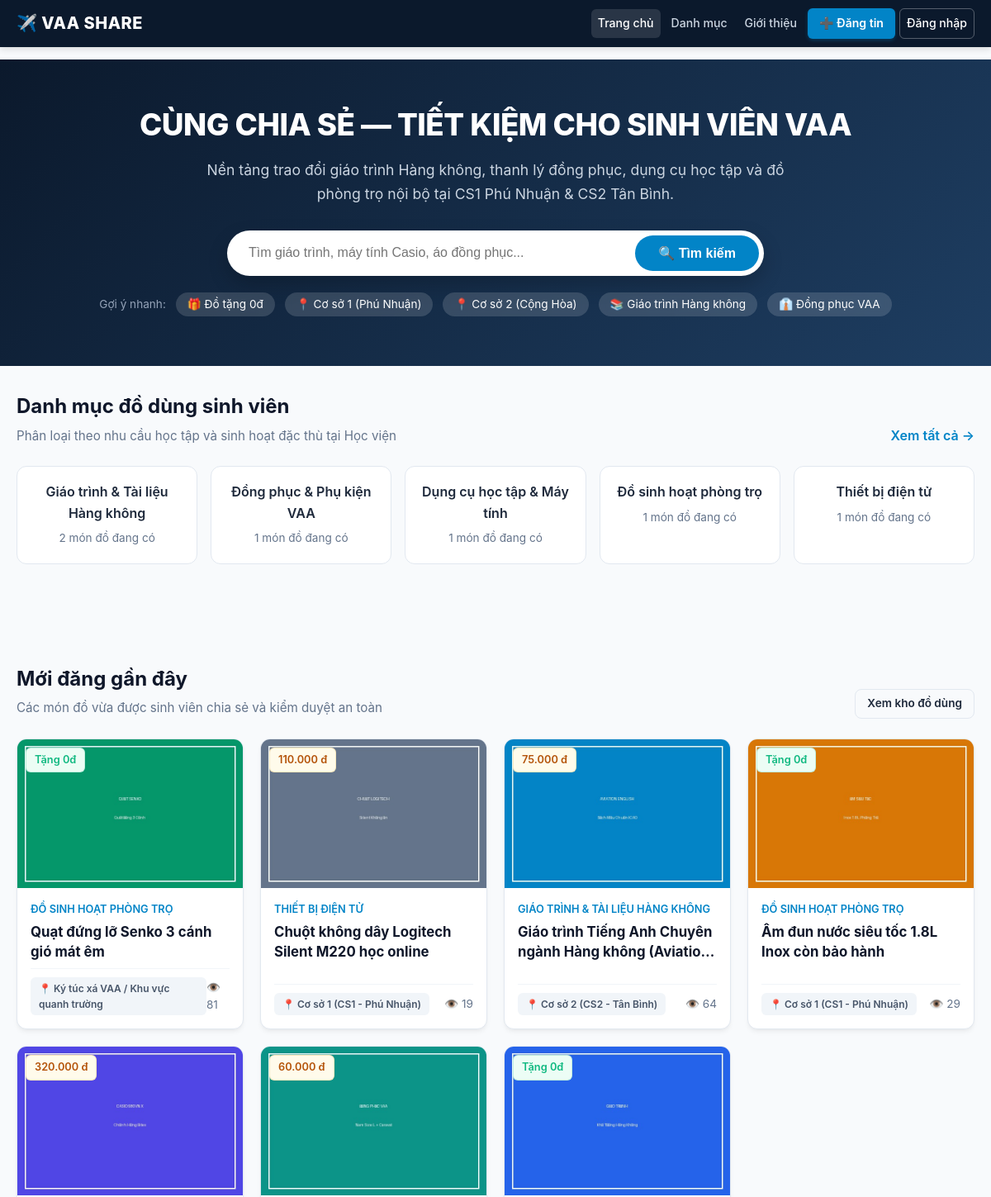
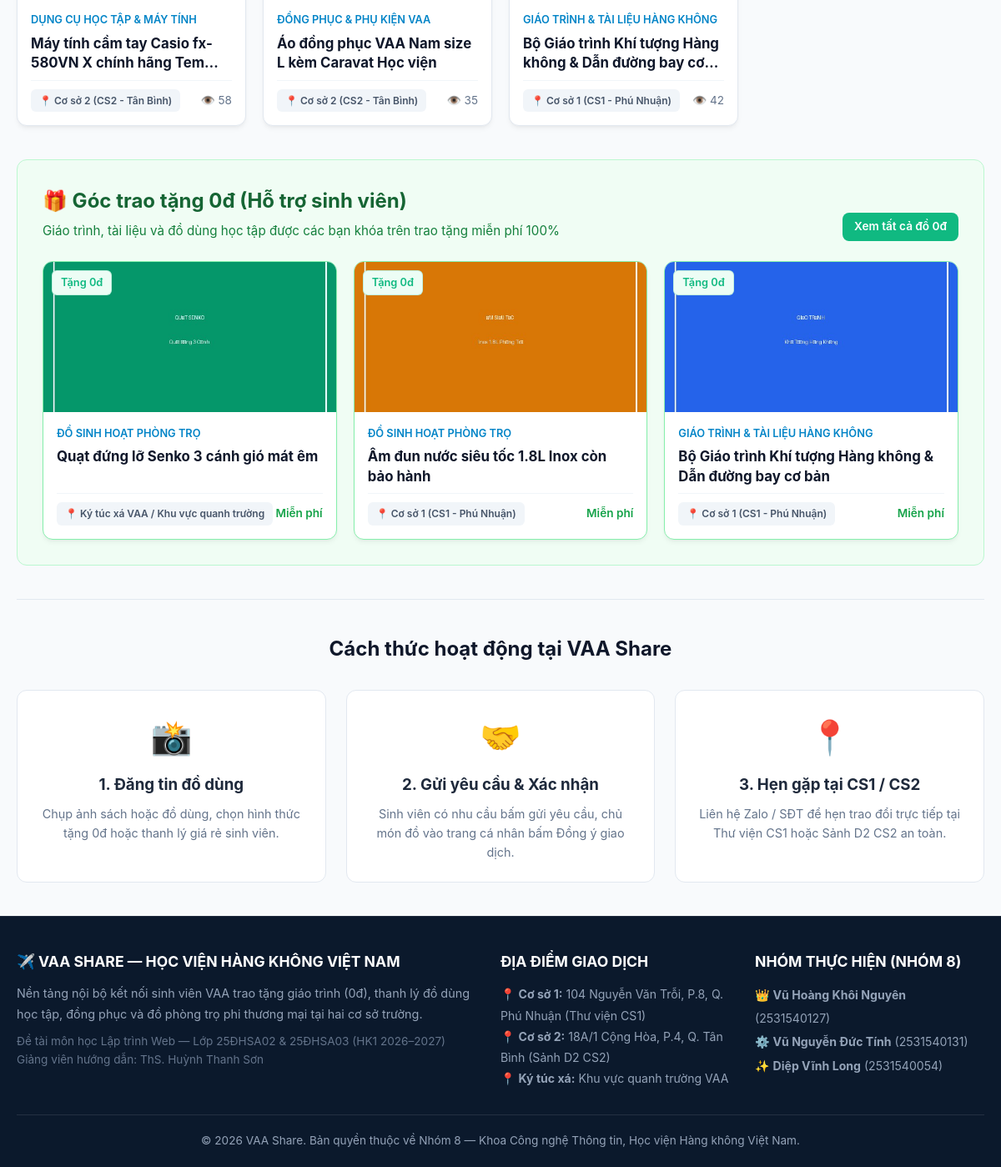
The page / on the database its author committed (2 pictures, top to bottom).
### tables this page shows
CREATE TABLE `danh_muc` (
  `id` INT AUTO_INCREMENT PRIMARY KEY,
  `ten_danh_muc` VARCHAR(100) NOT NULL,
  `mo_ta` VARCHAR(255) DEFAULT NULL,
  `icon` VARCHAR(50) DEFAULT 'book',
  `thu_tu` INT DEFAULT 0
);

CREATE TABLE `do_dung` (
  `id` INT AUTO_INCREMENT PRIMARY KEY,
  `nguoi_dung_id` INT NOT NULL,
  `danh_muc_id` INT NOT NULL,
  `dia_diem_id` INT NOT NULL,
  `tieu_de` VARCHAR(255) NOT NULL,
  `mo_ta` TEXT NOT NULL,
  `hinh_thuc` ENUM('Tang mien phi', 'Thanh ly') DEFAULT 'Tang mien phi',
  `gia` INT DEFAULT 0,
  `tinh_trang` VARCHAR(100) DEFAULT 'Còn rất tốt (trên 90%)',
  `hinh_anh` VARCHAR(255) DEFAULT 'default_item.jpg',
  `trang_thai` ENUM('Cho duyet', 'Da duyet', 'Dang giao dich', 'Hoan thanh', 'Da an') DEFAULT 'Cho duyet',
  `luot_xem` INT DEFAULT 0,
  `ngay_dang` TIMESTAMP DEFAULT CURRENT_TIMESTAMP,
  `ngay_cap_nhat` TIMESTAMP DEFAULT CURRENT_TIMESTAMP ON UPDATE CURRENT_TIMESTAMP,
  CONSTRAINT `fk_dodung_nguoidung` FOREIGN KEY (`nguoi_dung_id`) REFERENCES `nguoi_dung` (`id`) ON DELETE CASCADE,
  CONSTRAINT `fk_dodung_danhmuc` FOREIGN KEY (`danh_muc_id`) REFERENCES `danh_muc` (`id`) ON DELETE RESTRICT,
  CONSTRAINT `fk_dodung_diadiem` FOREIGN KEY (`dia_diem_id`) REFERENCES `dia_diem` (`id`) ON DELETE RESTRICT
);

CREATE TABLE `dia_diem` (
  `id` INT AUTO_INCREMENT PRIMARY KEY,
  `ten_dia_diem` VARCHAR(100) NOT NULL,
  `dia_chi` VARCHAR(255) NOT NULL,
  `ghi_chu` VARCHAR(255) DEFAULT NULL
);

### index.php (the view, shortened to what this page needs)
<?php
require_once __DIR__ . '/includes/header.php';
$categories = get_categories();
$recentItems = get_items([], 8);
$freeItems = get_items(['hinh_thuc' => 'Tang mien phi'], 4);
?>
<section class="hero">
  <div class="container">
    <h1>CÙNG CHIA SẺ — TIẾT KIỆM CHO SINH VIÊN VAA</h1>
    <p>Nền tảng trao đổi giáo trình Hàng không, thanh lý đồng phục, dụng cụ học tập và đồ phòng trọ nội bộ tại CS1 Phú Nhuận & CS2 Tân Bình.</p>
    <form action="<?php echo BASE_URL; ?>/listing.php" method="GET" class="hero-search-box">
      <input type="text" name="tu_khoa" placeholder="Tìm giáo trình, máy tính Casio, áo đồng phục..." required>
      <button type="submit">🔍 Tìm kiếm</button>
    </form>
    <div class="hero-tags">
      <span style="font-size:0.85rem; color:#94a3b8; align-self:center;">Gợi ý nhanh:</span>
      <a href="<?php echo BASE_URL; ?>/listing.php?hinh_thuc=Tang+mien+phi" class="hero-tag">🎁 Đồ tặng 0đ</a>
      <a href="<?php echo BASE_URL; ?>/listing.php?dia_diem_id=1" class="hero-tag">📍 Cơ sở 1 (Phú Nhuận)</a>
      <a href="<?php echo BASE_URL; ?>/listing.php?dia_diem_id=2" class="hero-tag">📍 Cơ sở 2 (Cộng Hòa)</a>
      <a href="<?php echo BASE_URL; ?>/listing.php?danh_muc_id=1" class="hero-tag">📚 Giáo trình Hàng không</a>
      <a href="<?php echo BASE_URL; ?>/listing.php?danh_muc_id=2" class="hero-tag">👔 Đồng phục VAA</a>
    </div>
  </div>
</section>
<div class="container">
  <section class="section" style="padding-top: 30px;">
    <div class="section-header">
      <div>
        <h2 class="section-title">Danh mục đồ dùng sinh viên</h2>
        <p class="section-subtitle">Phân loại theo nhu cầu học tập và sinh hoạt đặc thù tại Học viện</p>
      </div>
      <a href="<?php echo BASE_URL; ?>/listing.php" style="font-weight:600;">Xem tất cả →</a>
    </div>
    <div class="category-grid">
      <?php foreach ($categories as $cat): ?>
        <a href="<?php echo BASE_URL; ?>/listing.php?danh_muc_id=<?php echo $cat['id']; ?>" class="category-card">
          <h3><?php echo e($cat['ten_danh_muc']); ?></h3>
          <span><?php echo (int) $cat['so_luong_tin']; ?> món đồ đang có</span>
        </a>
      <?php endforeach; ?>
    </div>
  </section>
  <section class="section">
    <div class="section-header">
      <div>
        <h2 class="section-title">Mới đăng gần đây</h2>
        <p class="section-subtitle">Các món đồ vừa được sinh viên chia sẻ và kiểm duyệt an toàn</p>
      </div>
      <a href="<?php echo BASE_URL; ?>/listing.php" class="btn btn-outline" style="padding: 6px 14px; font-size:0.85rem;">Xem kho đồ dùng</a>
    </div>
    <div class="item-grid">
      <?php if (empty($recentItems)): ?>
        <p style="grid-column: 1/-1; text-align:center; color:#64748b; padding:40px;">Hiện chưa có món đồ nào được đăng.</p>
      <?php else: ?>
        <?php foreach ($recentItems as $item): ?>
          <div class="item-card">
            <div class="item-card-img-wrap">
              <a href="<?php echo BASE_URL; ?>/detail.php?id=<?php echo $item['id']; ?>">
                <img src="<?php echo BASE_URL; ?>/uploads/<?php echo e($item['hinh_anh']); ?>" alt="<?php echo e($item['tieu_de']); ?>" class="item-card-img">
              </a>
              <div class="item-badge-type">
                <?php echo format_price($item['gia']); ?>
              </div>
            </div>
            <div class="item-card-body">
              <div class="item-card-category"><?php echo e($item['ten_danh_muc']); ?></div>
              <a href="<?php echo BASE_URL; ?>/detail.php?id=<?php echo $item['id']; ?>" class="item-card-title">
                <?php echo e($item['tieu_de']); ?>
              </a>
              <div class="item-card-meta">
                <span class="badge badge-campus">📍 <?php echo e($item['ten_dia_diem']); ?></span>
                <span>👁️ <?php echo (int) $item['luot_xem']; ?></span>
              </div>
            </div>
          </div>
        <?php endforeach; ?>
      <?php endif; ?>
    </div>
  </section>
  <?php if (!empty($freeItems)): ?>
  <section class="section" style="background: #f0fdf4; padding: 30px; border-radius: var(--vaa-radius); border:1px solid #bbf7d0; margin-bottom:40px;">
    <div class="section-header">
      <div>
        <h2 class="section-title" style="color:#166534;">🎁 Góc trao tặng 0đ (Hỗ trợ sinh viên)</h2>
        <p class="section-subtitle" style="color:#15803d;">Giáo trình, tài liệu và đồ dùng học tập được các bạn khóa trên trao tặng miễn phí 100%</p>
      </div>
      <a href="<?php echo BASE_URL; ?>/listing.php?hinh_thuc=Tang+mien+phi" class="btn btn-success" style="padding:6px 14px; font-size:0.85rem;">Xem tất cả đồ 0đ</a>
    </div>
    <div class="item-grid">
      <?php foreach ($freeItems as $item): ?>
        <div class="item-card" style="border-color:#86efac;">
          <div class="item-card-img-wrap">
            <a href="<?php echo BASE_URL; ?>/detail.php?id=<?php echo $item['id']; ?>">
              <img src="<?php echo BASE_URL; ?>/uploads/<?php echo e($item['hinh_anh']); ?>" alt="<?php echo e($item['tieu_de']); ?>" class="item-card-img">
            </a>
            <div class="item-badge-type">
              <span class="badge badge-free">Tặng 0đ</span>
            </div>
          </div>
          <div class="item-card-body">
            <div class="item-card-category"><?php echo e($item['ten_danh_muc']); ?></div>
            <a href="<?php echo BASE_URL; ?>/detail.php?id=<?php echo $item['id']; ?>" class="item-card-title">
              <?php echo e($item['tieu_de']); ?>
            </a>
            <div class="item-card-meta">
              <span class="badge badge-campus">📍 <?php echo e($item['ten_dia_diem']); ?></span>
              <span style="color:#16a34a; font-weight:600;">Miễn phí</span>
            </div>
          </div>
        </div>
      <?php endforeach; ?>
    </div>
  </section>
  <?php endif; ?>
  <section class="section" style="border-top:1px solid var(--vaa-border); padding-top:40px;">
    <h2 class="section-title" style="text-align:center; margin-bottom:30px;">Cách thức hoạt động tại VAA Share</h2>
    <div style="display:grid; grid-template-columns: repeat(auto-fit, minmax(280px, 1fr)); gap:24px; text-align:center;">
      <div style="background:#fff; padding:24px; border-radius:12px; border:1px solid var(--vaa-border);">
        <div style="font-size:2.5rem; margin-bottom:10px;">📸</div>
        <h3 style="margin-bottom:8px;">1. Đăng tin đồ dùng</h3>
        <p style="color:#64748b; font-size:0.9rem;">Chụp ảnh sách hoặc đồ dùng, chọn hình thức tặng 0đ hoặc thanh lý giá rẻ sinh viên.</p>
      </div>
      <div style="background:#fff; padding:24px; border-radius:12px; border:1px solid var(--vaa-border);">
        <div style="font-size:2.5rem; margin-bottom:10px;">🤝</div>
        <h3 style="margin-bottom:8px;">2. Gửi yêu cầu & Xác nhận</h3>
        <p style="color:#64748b; font-size:0.9rem;">Sinh viên có nhu cầu bấm gửi yêu cầu, chủ món đồ vào trang cá nhân bấm Đồng ý giao dịch.</p>
      </div>
      <div style="background:#fff; padding:24px; border-radius:12px; border:1px solid var(--vaa-border);">
        <div style="font-size:2.5rem; margin-bottom:10px;">📍</div>
        <h3 style="margin-bottom:8px;">3. Hẹn gặp tại CS1 / CS2</h3>
        <p style="color:#64748b; font-size:0.9rem;">Liên hệ Zalo / SĐT để hẹn trao đổi trực tiếp tại Thư viện CS1 hoặc Sảnh D2 CS2 an toàn.</p>
      </div>
    </div>
  </section>
</div>
<?php require_once __DIR__ . '/includes/footer.php'; ?>

### includes/functions.php (shortened to what this page needs)
<?php
function e($str) {
    return htmlspecialchars($str ?? '', ENT_QUOTES, 'UTF-8');
}
function format_price($price) {
    $price = (int) $price;
    if ($price <= 0) {
        return '<span class="badge badge-free">Tặng 0đ</span>';
    }
    return '<span class="badge badge-price">' . number_format($price, 0, ',', '.') . ' đ</span>';
}
function get_categories() {
    $db = get_db();
    $sql = "SELECT dm.*, COUNT(dd.id) AS so_luong_tin
            FROM danh_muc dm
            LEFT JOIN do_dung dd ON dm.id = dd.danh_muc_id AND dd.trang_thai = 'Da duyet'
            GROUP BY dm.id
            ORDER BY dm.thu_tu ASC";
    $result = $db->query($sql);
    $categories = [];
    while ($row = $result->fetch_assoc()) {
        $categories[] = $row;
    }
    return $categories;
}
function get_items($filters = [], $limit = 0, $offset = 0) {
    $db = get_db();
    $sql = "SELECT dd.*, dm.ten_danh_muc, dd_loc.ten_dia_diem, nd.ho_ten, nd.mssv, nd.so_dien_thoai, nd.zalo
            FROM do_dung dd
            JOIN danh_muc dm ON dd.danh_muc_id = dm.id
            JOIN dia_diem dd_loc ON dd.dia_diem_id = dd_loc.id
            JOIN nguoi_dung nd ON dd.nguoi_dung_id = nd.id
            WHERE 1=1";
    $params = [];
    $types  = '';
    if (isset($filters['trang_thai'])) {
        $sql .= " AND dd.trang_thai = ?";
        $params[] = $filters['trang_thai'];
        $types   .= 's';
    } else {
        $sql .= " AND dd.trang_thai IN ('Da duyet', 'Dang giao dich')";
    }
    if (!empty($filters['hinh_thuc'])) {
        $sql .= " AND dd.hinh_thuc = ?";
        $params[] = $filters['hinh_thuc'];
        $types   .= 's';
    }
    $sql .= " ORDER BY dd.id DESC";
    if ($limit > 0) {
        $sql .= " LIMIT " . (int)$limit;
    }
    $stmt = $db->prepare($sql);
    if (!empty($params)) {
        $stmt->bind_param($types, ...$params);
    }
    $stmt->execute();
    $result = $stmt->get_result();
    $items = [];
    while ($row = $result->fetch_assoc()) {
        $items[] = $row;
    }
    return $items;
}

### rows shown on the page
danh_muc: ten_danh_muc "Giáo trình & Tài liệu Hàng không", so_luong_tin "2"
danh_muc: ten_danh_muc "Đồng phục & Phụ kiện VAA", so_luong_tin "1"
danh_muc: ten_danh_muc "Dụng cụ học tập & Máy tính", so_luong_tin "1"
danh_muc: ten_danh_muc "Đồ sinh hoạt phòng trọ", so_luong_tin "1"
danh_muc: ten_danh_muc "Thiết bị điện tử", so_luong_tin "1"
do_dung: hinh_anh (picture), gia "Tặng 0đ", danh_muc.ten_danh_muc "ĐỒ SINH HOẠT PHÒNG TRỌ", tieu_de "Quạt đứng lỡ Senko 3 cánh gió mát êm", dia_diem.ten_dia_diem "Ký túc xá VAA / Khu vực quanh trường", luot_xem "81"
do_dung: hinh_anh (picture), gia "110.000", danh_muc.ten_danh_muc "THIẾT BỊ ĐIỆN TỬ", tieu_de "Chuột không dây Logitech Silent M220 học online", dia_diem.ten_dia_diem "Cơ sở 1 (CS1 - Phú Nhuận)", luot_xem "19"
do_dung: hinh_anh (picture), gia "75.000", danh_muc.ten_danh_muc "GIÁO TRÌNH & TÀI LIỆU HÀNG KHÔNG", tieu_de "Giáo trình Tiếng Anh Chuyên ngành Hàng không…", dia_diem.ten_dia_diem "Cơ sở 2 (CS2 - Tân Bình)", luot_xem "64"
do_dung: hinh_anh (picture), gia "Tặng 0đ", danh_muc.ten_danh_muc "ĐỒ SINH HOẠT PHÒNG TRỌ", tieu_de "Ấm đun nước siêu tốc 1.8L Inox còn bảo hành", dia_diem.ten_dia_diem "Cơ sở 1 (CS1 - Phú Nhuận)", luot_xem "29"
do_dung: hinh_anh (picture), gia "320.000", danh_muc.ten_danh_muc "DỤNG CỤ HỌC TẬP & MÁY TÍNH", tieu_de "Máy tính cầm tay Casio fx-580VN X chính hãng…", dia_diem.ten_dia_diem "Cơ sở 2 (CS2 - Tân Bình)", luot_xem "58"
do_dung: hinh_anh (picture), gia "60.000", danh_muc.ten_danh_muc "ĐỒNG PHỤC & PHỤ KIỆN VAA", tieu_de "Áo đồng phục VAA Nam size L kèm Caravat Học viện", dia_diem.ten_dia_diem "Cơ sở 2 (CS2 - Tân Bình)", luot_xem "35"
do_dung: hinh_anh (picture), gia "Tặng 0đ", danh_muc.ten_danh_muc "GIÁO TRÌNH & TÀI LIỆU HÀNG KHÔNG", tieu_de "Bộ Giáo trình Khí tượng Hàng không & Dẫn đường bay…", dia_diem.ten_dia_diem "Cơ sở 1 (CS1 - Phú Nhuận)", luot_xem "42", tieu_de "Bộ Giáo trình Khí tượng Hàng không & Dẫn đường bay cơ bản"
